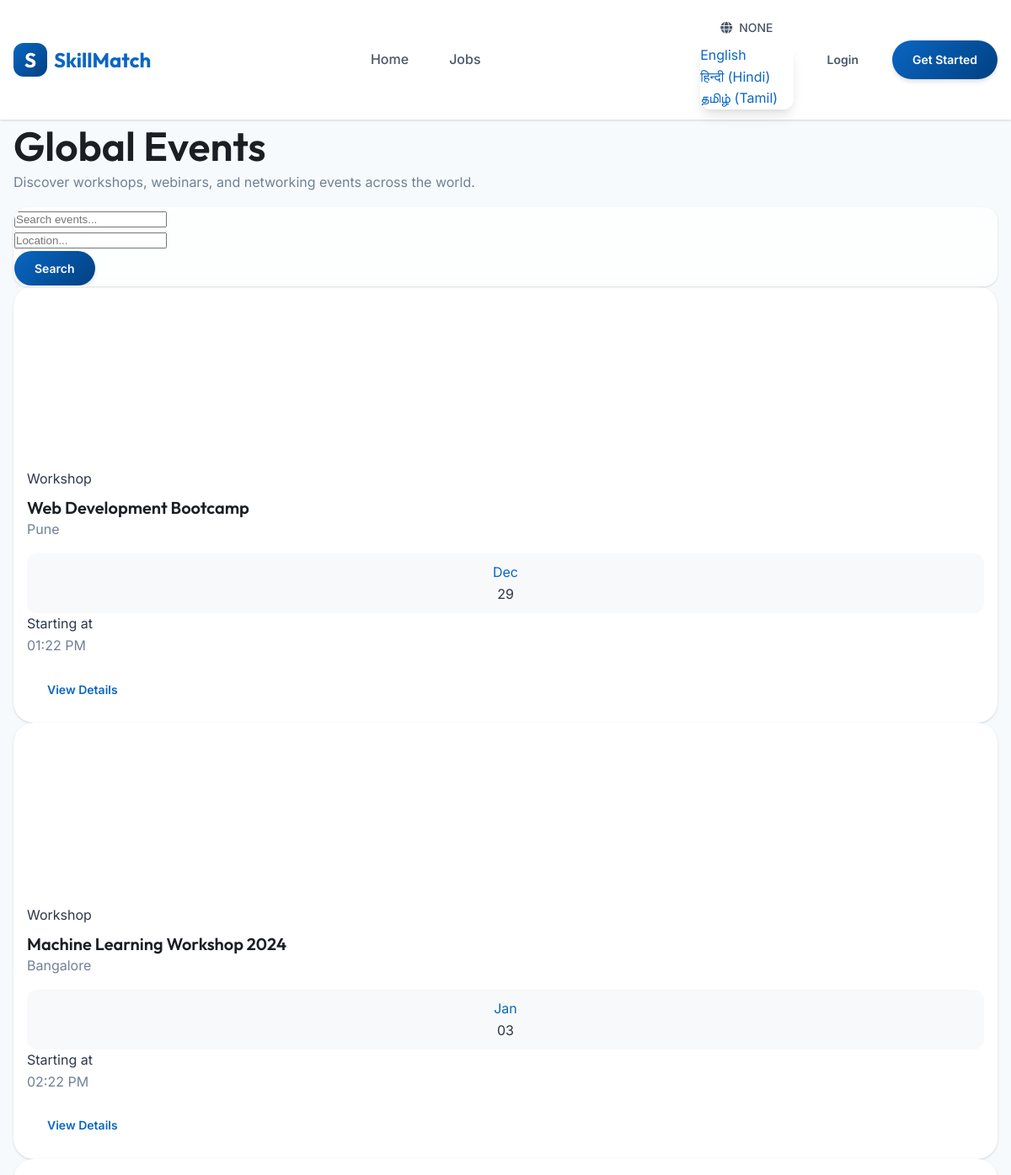
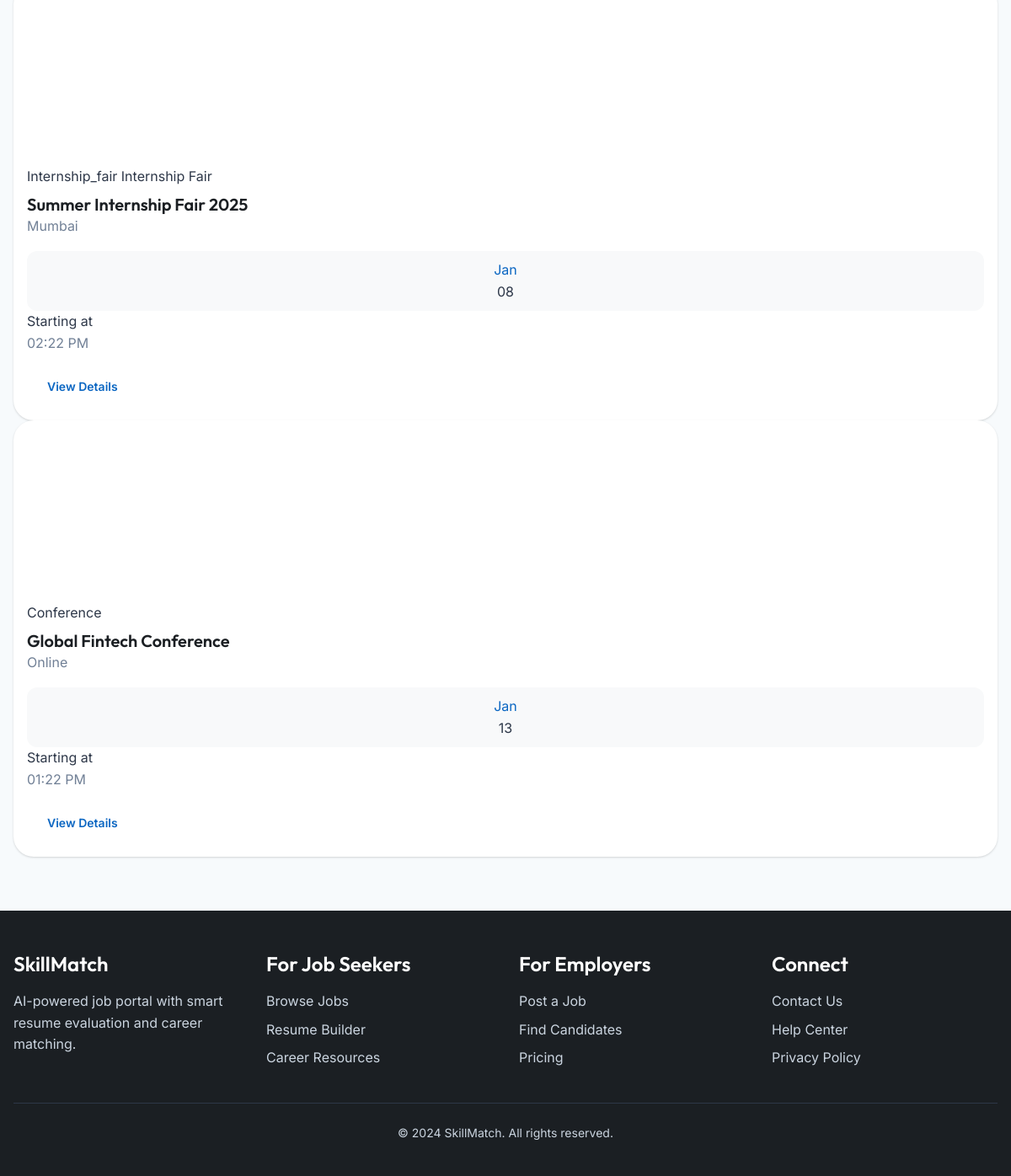
Screenshot of /events/ with the database file from the repository (2 pictures, top to bottom).
### models.py (models this page shows)
class Event(db.Model):
    id = db.Column(db.Integer, primary_key=True)
    title = db.Column(db.String(200), nullable=False)
    organizer = db.Column(db.String(100))
    description = db.Column(db.Text)
    event_type = db.Column(db.String(50))  # 'workshop', 'webinar', 'conference', 'internship_fair'
    is_internship = db.Column(db.Boolean, default=False)
    location = db.Column(db.String(200))  # 'Online' or city name
    url = db.Column(db.String(500))
    start_date = db.Column(db.DateTime)
    end_date = db.Column(db.DateTime)
    image_url = db.Column(db.String(200))
    created_at = db.Column(db.DateTime, default=datetime.utcnow)

### modules/events.py (the view)
@events_bp.route('/')
def index():
    search = request.args.get('search', '')
    location = request.args.get('location', '')
    event_type = request.args.get('type', '')
    is_internship = request.args.get('is_internship') == 'true'
    query = Event.query
    if search:
        query = query.filter(Event.title.ilike(f'%{search}%') | Event.description.ilike(f'%{search}%'))
    if location:
        query = query.filter(Event.location.ilike(f'%{location}%'))
    if event_type:
        query = query.filter(Event.event_type == event_type)
    if is_internship:
        query = query.filter(Event.is_internship == True)
    events = query.order_by(Event.start_date.asc()).all()
    return render_template('events/index.html',
                           events=events,
                           search=search,
                           location=location,
                           event_type=event_type,
                           is_internship=is_internship)

### app.py (called while the page is built)
def get_locale():
    if current_user.is_authenticated and current_user.preferred_language:
        return current_user.preferred_language
    return request.accept_languages.best_match(app.config['LANGUAGES'])

@app.context_processor
def inject_locale():
    return dict(get_locale=get_locale)

### templates/events/index.html (shortened to what this page needs)
{% extends "base.html" %}
{% block content %}
<div class="container py-5">
    <div class="row mb-5 align-items-center">
        <div class="col-lg-6">
            <h1 class="display-4 fw-bold mb-3">Global Events</h1>
            <p class="lead text-muted">Discover workshops, webinars, and networking events across the world.</p>
        </div>
        <div class="col-lg-6">
            <form action="{{ url_for('events_bp.index') }}" method="GET"
                class="card p-3 shadow-sm border-0 glass-search">
                <div class="row g-2">
                    <div class="col-md-5">
                        <input type="text" name="search" class="form-control border-0 bg-light"
                            placeholder="Search events..." value="{{ search }}">
                    </div>
                    <div class="col-md-4">
                        <input type="text" name="location" class="form-control border-0 bg-light"
                            placeholder="Location..." value="{{ location }}">
                    </div>
                    <div class="col-md-3">
                        <button type="submit" class="btn btn-primary w-100 rounded-3">Search</button>
                    </div>
                </div>
            </form>
        </div>
    </div>
    <div class="row g-4">
        {% for event in events %}
        <div class="col-md-4">
            <div class="card h-100 shadow-sm border-0 event-card">
                {% if event.image_url %}
                <img src="{{ event.image_url }}" class="card-img-top" alt="{{ event.title }}"
                    style="height: 200px; object-fit: cover;">
                {% else %}
                <div class="bg-primary bg-opacity-10 d-flex align-items-center justify-content-center"
                    style="height: 200px;">
                </div>
                {% endif %}
                <div class="card-body p-4">
                    <div class="d-flex justify-content-between align-items-start mb-2">
                        <span
                            class="badge {{ 'bg-info' if event.event_type == 'workshop' else 'bg-warning text-dark' }} rounded-pill px-3">
                            {{ event.event_type|capitalize }}
                        </span>
                        {% if event.is_internship %}
                        <span class="badge bg-success rounded-pill px-3">Internship Fair</span>
                        {% endif %}
                    </div>
                    <h5 class="card-title fw-bold mb-1">{{ event.title }}</h5>
                    <p class="text-muted small mb-3"> {{ event.location or
                        'Online' }}</p>
                    <div class="d-flex align-items-center mb-4">
                        <div class="date-badge me-3 text-center">
                            <div class="month small fw-bold text-uppercase text-primary">{{
                                event.start_date.strftime('%b') }}</div>
                            <div class="day h4 mb-0 fw-bold">{{ event.start_date.strftime('%d') }}</div>
                        </div>
                        <div class="time-info">
                            <div class="small fw-bold">Starting at</div>
                            <div class="small text-muted">{{ event.start_date.strftime('%I:%M %p') }}</div>
                        </div>
                    </div>
                    <div class="d-grid">
                        <a href="{{ url_for('events_bp.detail', event_id=event.id) }}"
                            class="btn btn-outline-primary rounded-pill">View Details</a>
                    </div>
                </div>
            </div>
        </div>
        {% endfor %}
    </div>
</div>
{% endblock %}

### static/css/styles.css (style rules this page uses)
:root { --primary: #0A66C2; --primary-dark: #004182; --primary-light: #70B5F9; --dark: #1B1F23; --dark-secondary: #2D3748; --gray-900: #1A202C; --gray-800: #2D3748; --gray-700: #4A5568; --gray-600: #718096; --gray-500: #A0AEC0; --gray-400: #CBD5E0; --gray-300: #E2E8F0; --gray-200: #EDF2F7; --gray-100: #F7FAFC; --white: #FFFFFF; --success: #057642; --success-light: #0A8F4D; --warning: #E7A33E; --error: #CC1016; --error-light: #E53E3E; --info: #3182CE; --gradient-primary: linear-gradient(135deg, #0A66C2 0%, #004182 100%); --gradient-dark: linear-gradient(135deg, #1B1F23 0%, #2D3748 100%); --gradient-success: linear-gradient(135deg, #057642 0%, #0A8F4D 100%); --gradient-hero: linear-gradient(135deg, #667eea 0%, #764ba2 100%); --font-family: 'Inter', -apple-system, BlinkMacSystemFont, 'Segoe UI', Roboto, sans-serif; --font-heading: 'Outfit', var(--font-family); --text-xs: 0.75rem; --text-sm: 0.875rem; --text-base: 1rem; --text-lg: 1.125rem; --text-xl: 1.25rem; --text-2xl: 1.5rem; --text-3xl: 1.875rem; --text-4xl: 2.25rem; --text-5xl: 3rem; --space-1: 0.25rem; --space-2: 0.5rem; --space-3: 0.75rem; --space-4: 1rem; --space-5: 1.25rem; --space-6: 1.5rem; --space-8: 2rem; --space-10: 2.5rem; --space-12: 3rem; --space-16: 4rem; --space-20: 5rem; --radius-sm: 0.375rem; --radius-md: 0.5rem; --radius-lg: 0.75rem; --radius-xl: 1rem; --radius-2xl: 1.5rem; --radius-full: 9999px; --shadow-sm: 0 1px 2px 0 rgba(0, 0, 0, 0.05); --shadow: 0 1px 3px 0 rgba(0, 0, 0, 0.1), 0 1px 2px 0 rgba(0, 0, 0, 0.06); --shadow-md: 0 4px 6px -1px rgba(0, 0, 0, 0.1), 0 2px 4px -1px rgba(0, 0, 0, 0.06); --shadow-lg: 0 10px 15px -3px rgba(0, 0, 0, 0.1), 0 4px 6px -2px rgba(0, 0, 0, 0.05); --shadow-xl: 0 20px 25px -5px rgba(0, 0, 0, 0.1), 0 10px 10px -5px rgba(0, 0, 0, 0.04); --shadow-glow: 0 0 20px rgba(10, 102, 194, 0.3); --glass-bg: rgba(255, 255, 255, 0.1); --glass-border: rgba(255, 255, 255, 0.2); --glass-blur: blur(10px); --transition-fast: 150ms ease; --transition-base: 200ms ease; --transition-slow: 300ms ease; }
* { margin: 0; padding: 0; box-sizing: border-box; }
html { scroll-behavior: smooth; }
body { font-family: var(--font-family); font-size: var(--text-base); line-height: 1.6; color: var(--gray-800); background-color: var(--gray-100); min-height: 100vh; }
h1, h2, h3, h4, h5, h6 { font-family: var(--font-heading); font-weight: 600; line-height: 1.3; color: var(--dark); }
h1 { font-size: var(--text-5xl); }
h5 { font-size: var(--text-xl); }
p { margin-bottom: var(--space-4); }
a { color: var(--primary); text-decoration: none; transition: color var(--transition-fast); }
.container { max-width: 1200px; margin: 0 auto; padding: 0 var(--space-4); }
.btn { display: inline-flex; align-items: center; justify-content: center; gap: var(--space-2); padding: var(--space-3) var(--space-6); font-family: var(--font-family); font-size: var(--text-sm); font-weight: 600; border-radius: var(--radius-full); border: none; cursor: pointer; transition: all var(--transition-base); text-decoration: none; }
.btn-primary { background: var(--gradient-primary); color: var(--white); box-shadow: var(--shadow-md); }
.card { background: var(--white); border-radius: var(--radius-xl); box-shadow: var(--shadow); overflow: hidden; transition: all var(--transition-base); }
.card-body { padding: var(--space-6); }
.text-center { text-align: center; }
.text-primary { color: var(--primary); }
.text-muted { color: var(--gray-600); }
.mb-2 { margin-bottom: var(--space-2); }
.mb-4 { margin-bottom: var(--space-4); }
.p-4 { padding: var(--space-4); }

### templates/events/index.html (style rules this page uses)
.glass-search { background: rgba(255, 255, 255, 0.7); backdrop-filter: blur(10px); border: 1px solid rgba(255, 255, 255, 0.2); border-radius: 1rem; }
.event-card { transition: transform 0.3s ease, shadow 0.3s ease; overflow: hidden; border-radius: 1.5rem; }
.date-badge { background: #f8f9fa; padding: 10px; border-radius: 12px; min-width: 60px; }

### rows the page displays
Event: event_type "Workshop", title "Web Development Bootcamp", location "Pune", start_date "Dec", start_date "29", start_date "01:22 PM"
Event: event_type "Workshop", title "Machine Learning Workshop 2024", location "Bangalore", start_date "Jan", start_date "03", start_date "02:22 PM"
Event: event_type "Internship_fair", is_internship "Internship Fair", title "Summer Internship Fair 2025", location "Mumbai", start_date "Jan", start_date "08", start_date "02:22 PM"
Event: event_type "Conference", title "Global Fintech Conference", location "Online", start_date "Jan", start_date "13", start_date "01:22 PM"

### other values shown
{{ get_locale()|upper }} "NONE"
